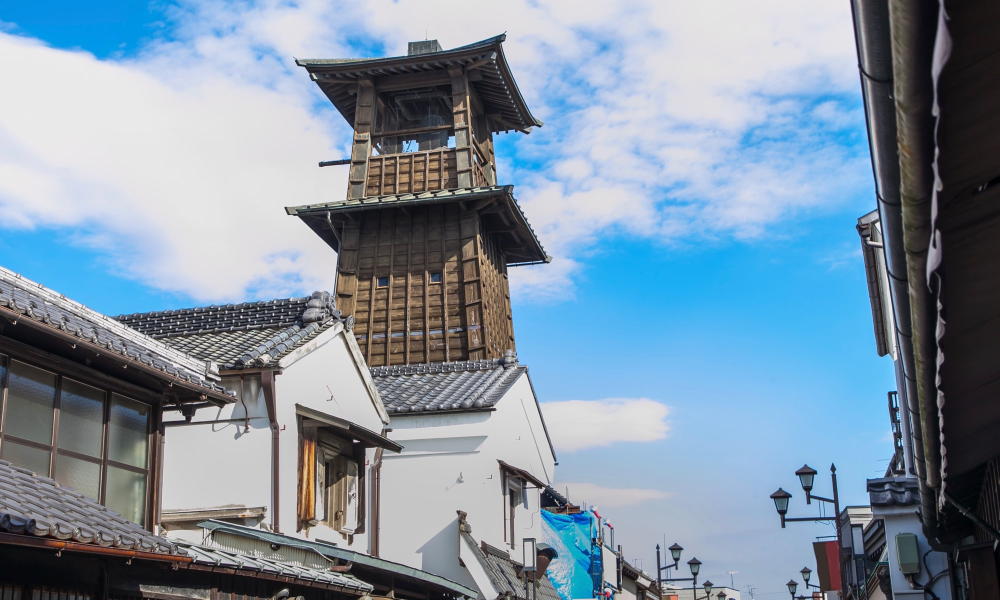
#> input picture images/tokino-kane2.jpg, 2000 x 1200 px (shown at 1/2 size)
$ jupyter execute --allow-errors pca-test.ipynb
#> lines starting #> are read from the running program, lines starting #| are printed output that depends on the picture
[cell 1]
import sys
import pprint
pprint.pprint(sys.path)
sys.path.append('/home/ksato/ExternalSSD1T/anaconda3/envs/for_tabian/lib/python3.8/site-packages/')

[cell 2]
# -*- coding: utf-8 -*-

import cv2
import numpy as np
import matplotlib.pyplot as plt

# 画像１
img1 = cv2.imread("./images/tokino-kane1.png")
img2 = cv2.imread("./images/tokino-kane2.jpg")
#> img2 is the input picture: shape (1200, 2000, 3); mean B, G, R 162.8, 145.9, 126.8
img3 = cv2.imread("./images/tokino-kane3.jpg")
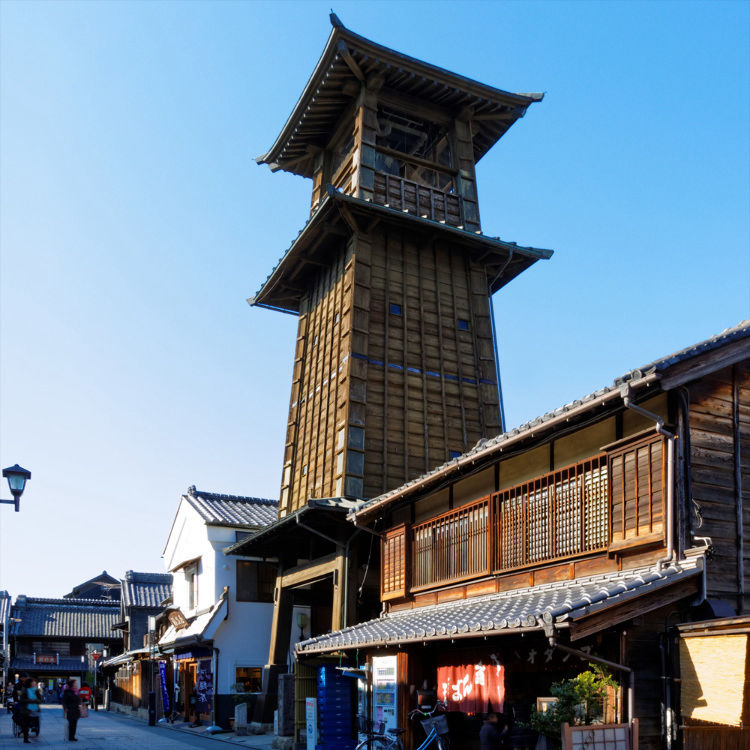
#> input picture images/tokino-kane3.jpg, 750 x 750 px
#> img3 is the input picture: shape (750, 750, 3); mean B, G, R 150.2, 133.1, 113.1
img4 = cv2.imread("./images/tokino-kane4.jpg")
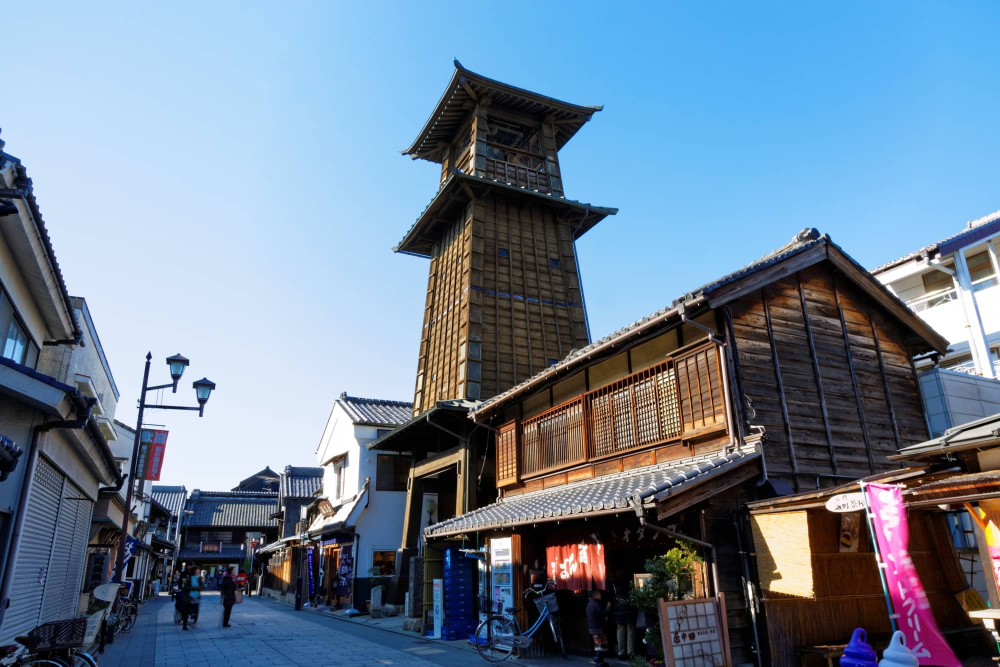
#> input picture images/tokino-kane4.jpg, 2000 x 1333 px (shown at 1/2 size)
#> img4 is the input picture: shape (1333, 2000, 3); mean B, G, R 150.6, 129.8, 109.9
# 画像２
# img2 = cv2.imread("img2.jpg")

# A-KAZE検出器の生成
detector = cv2.AKAZE_create()
